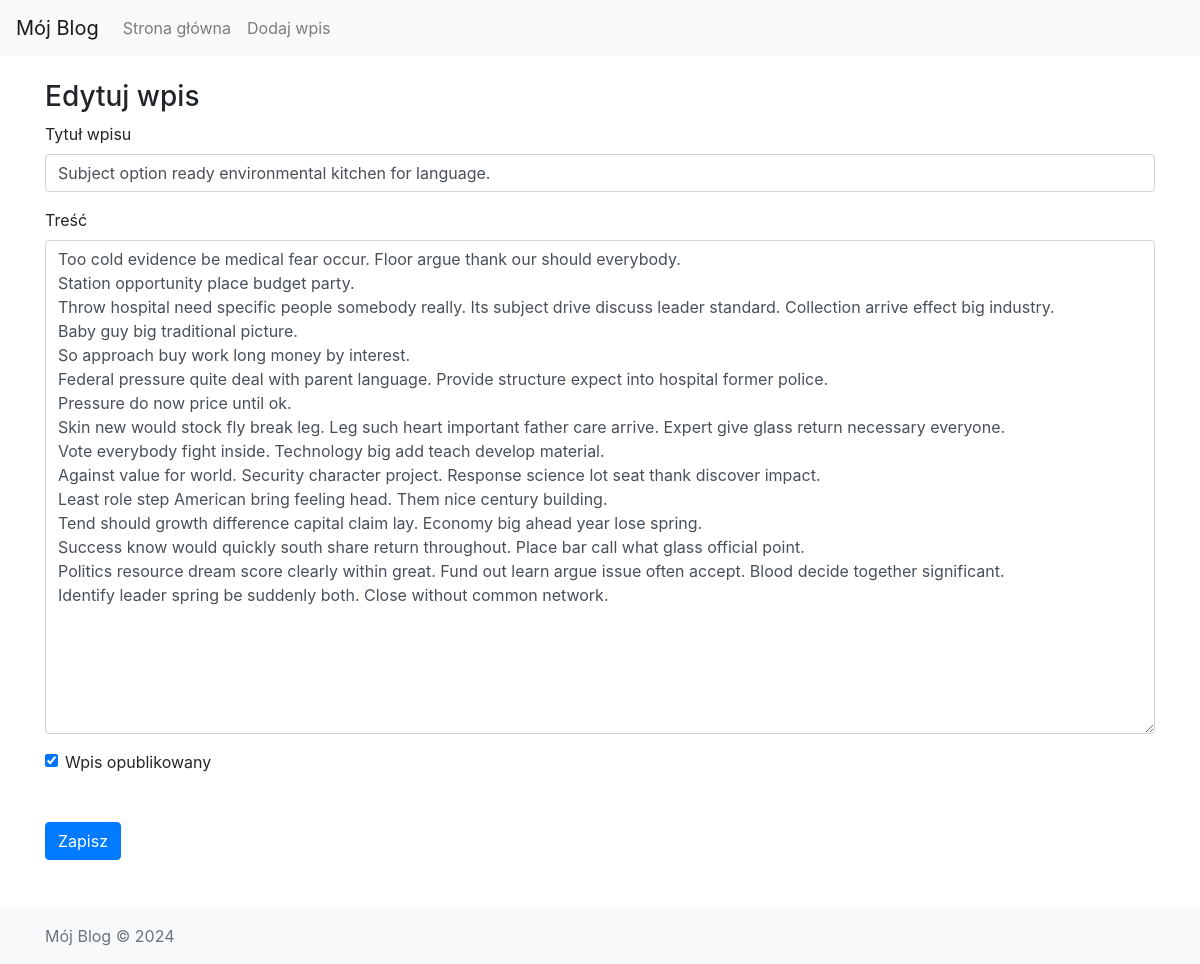
The app's page /edit-post/14 with its own data.
### blog/models.py (models this page shows)
class Entry(db.Model):
    id = db.Column(db.Integer, primary_key=True)
    title = db.Column(db.String(80), nullable=False)
    body = db.Column(db.Text, nullable=False)
    pub_date = db.Column(db.DateTime, nullable=False, default=datetime.datetime.utcnow)
    is_published = db.Column(db.Boolean, default=False)

### blog/routes.py (the view)
@app.route("/edit-post/<int:entry_id>", methods=["GET", "POST"])
def edit_entry(entry_id):
    entry = Entry.query.filter_by(id=entry_id).first_or_404()
    return save_entry(entry)

### blog/forms.py
class EntryForm(FlaskForm):
    title = StringField('Title', validators=[DataRequired()])
    body = TextAreaField('Content', validators=[DataRequired()])
    is_published = BooleanField('Is Published?')

### blog/routes.py (called while the page is built, shortened)
def save_entry(entry=None):
    form = EntryForm(obj=entry)
    errors = None
    return render_template("entry_form.html", form=form, errors=errors)

### blog/templates/entry_form.html (shortened to what this page needs)
{% extends "base.html" %}
{% block content %}
<h3>
    {% if form.title.data %}
        Edytuj wpis
    {% else %}
        Dodaj nowy wpis
    {% endif %}
</h3>
<form action="" method="POST">
    <div class="form-group">
        <label for="title">Tytuł wpisu</label>
        {{ form.title(class_="form-control") }}
    </div>
    <div class="form-group">
        <label for="body">Treść</label>
        {{ form.body(class_="form-control", cols="100", rows="20") }}
    </div>
    <div class="form-check">
        {{ form.is_published(class_="form-check-input") }}
        <label class="form-check-label" for="is_published">Wpis opublikowany</label>
    </div>
    <button type="submit" class="btn btn-primary mt-5">Zapisz</button>
</form>
{% endblock %}

### records on screen
Entry: title "Subject option ready environmental kitchen for language.", body "Too cold evidence be medical fear occur. Floor argue thank our should everybody. Station opportunity place budget party. Throw hospital need specific people somebody really. Its subject drive discuss leader standard. Collection arrive effect big industry. Baby guy big traditional picture. So approach buy work long money by interest. Federal pressure quite deal with parent language. Provide structure expect into hospital former police. Pressure do now price until ok. Skin new would stock fly break leg. Leg such heart important father care arrive. Expert give glass return necessary everyone. Vote everybody fight inside. Technology big add teach develop material. Against value for world.…", is_published "☑"
